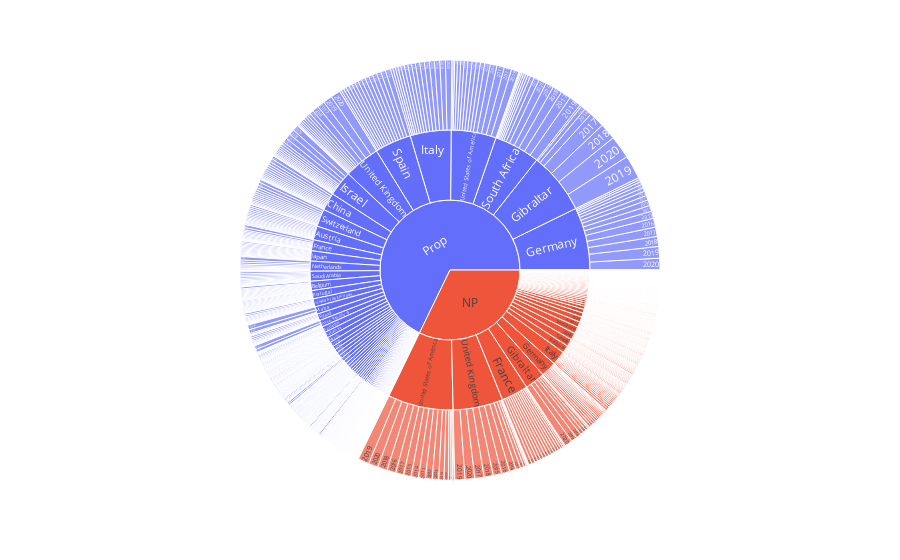

Here is the notebook cell this chart was saved with:
### Code cell
fig = px.sunburst(df, path=[
    'EboSchema',
    #'brch_text_kurz',
    'Description',
    'Renewal',
    #'mng'
], values='Ultimate-Prämie')
fig.show()

### Figure 1 — Plotly figure (JSON) as saved in the notebook; plotly's stock layout.template omitted (floating-point values rounded to 4 significant figures; data arrays with more than 128 entries replaced by an {"elided": "..."} marker saying what was removed)
{"data": [{"branchvalues": "total", "domain": {"x": [0, 1], "y": [0, 1]}, "hovertemplate": "labels=%{label}<br>Ultimate-Prämie=%{value}<br>parent=%{parent}<br>id=%{id}<extra></extra>", "ids": {"elided": "2684 str values"}, "labels": {"elided": "2684 str values"}, "name": "", "parents": {"elided": "2684 str values"}, "type": "sunburst", "values": {"elided": "2684 float values"}}], "layout": {"legend": {"tracegroupgap": 0}, "margin": {"t": 60}}}
